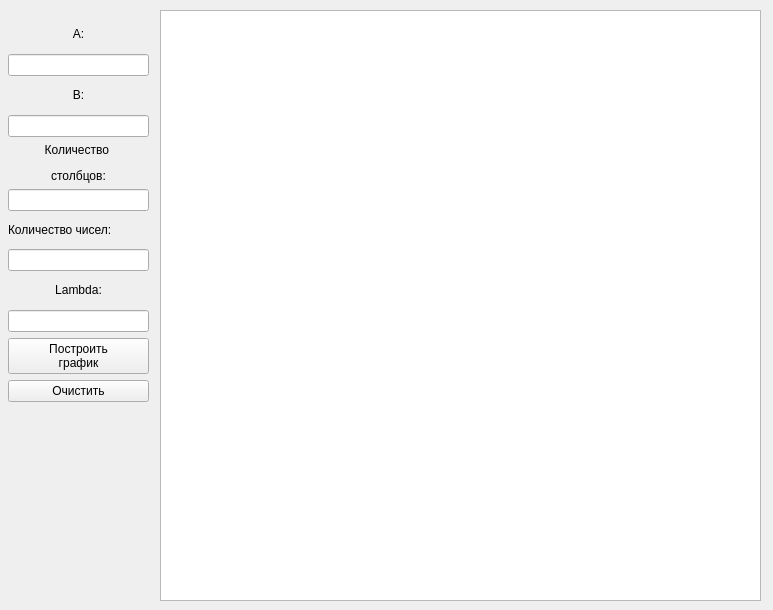
<?xml version="1.0" encoding="UTF-8"?>
<ui version="4.0">
 <class>Form</class>
 <widget class="QWidget" name="Form">
  <property name="geometry">
   <rect>
    <x>0</x>
    <y>0</y>
    <width>773</width>
    <height>610</height>
   </rect>
  </property>
  <property name="sizePolicy">
   <sizepolicy hsizetype="Maximum" vsizetype="Maximum">
    <horstretch>0</horstretch>
    <verstretch>0</verstretch>
   </sizepolicy>
  </property>
  <property name="maximumSize">
   <size>
    <width>846</width>
    <height>678</height>
   </size>
  </property>
  <property name="windowTitle">
   <string>Журавлев</string>
  </property>
  <widget class="PlotWidget" name="graphicsView">
   <property name="geometry">
    <rect>
     <x>160</x>
     <y>10</y>
     <width>601</width>
     <height>591</height>
    </rect>
   </property>
  </widget>
  <widget class="QWidget" name="layoutWidget">
   <property name="geometry">
    <rect>
     <x>8</x>
     <y>21</y>
     <width>141</width>
     <height>381</height>
    </rect>
   </property>
   <layout class="QVBoxLayout" name="verticalLayout">
    <item>
     <widget class="QLabel" name="label">
      <property name="text">
       <string>&lt;html&gt;&lt;head/&gt;&lt;body&gt;&lt;p align=&quot;center&quot;&gt;А:&lt;/p&gt;&lt;/body&gt;&lt;/html&gt;</string>
      </property>
     </widget>
    </item>
    <item>
     <widget class="QLineEdit" name="aEdit"/>
    </item>
    <item>
     <widget class="QLabel" name="label1">
      <property name="text">
       <string>&lt;html&gt;&lt;head/&gt;&lt;body&gt;&lt;p align=&quot;center&quot;&gt;В:&lt;/p&gt;&lt;/body&gt;&lt;/html&gt;</string>
      </property>
     </widget>
    </item>
    <item>
     <widget class="QLineEdit" name="bEdit"/>
    </item>
    <item>
     <widget class="QLabel" name="label_3">
      <property name="text">
       <string>&lt;html&gt;&lt;head/&gt;&lt;body&gt;&lt;p align=&quot;center&quot;&gt;Количество &lt;/p&gt;&lt;p align=&quot;center&quot;&gt;cтолбцов:&lt;/p&gt;&lt;/body&gt;&lt;/html&gt;</string>
      </property>
     </widget>
    </item>
    <item>
     <widget class="QLineEdit" name="intervals"/>
    </item>
    <item>
     <widget class="QLabel" name="label_4">
      <property name="text">
       <string>Количество чисел:</string>
      </property>
     </widget>
    </item>
    <item>
     <widget class="QLineEdit" name="numbers"/>
    </item>
    <item>
     <widget class="QLabel" name="label_5">
      <property name="text">
       <string>&lt;html&gt;&lt;head/&gt;&lt;body&gt;&lt;p align=&quot;center&quot;&gt;Lambda:&lt;/p&gt;&lt;/body&gt;&lt;/html&gt;</string>
      </property>
     </widget>
    </item>
    <item>
     <widget class="QLineEdit" name="lambdaEdit"/>
    </item>
    <item>
     <widget class="QPushButton" name="createButt">
      <property name="text">
       <string>Построить 
график</string>
      </property>
     </widget>
    </item>
    <item>
     <widget class="QPushButton" name="clearButt">
      <property name="text">
       <string>Очистить</string>
      </property>
      <property name="autoDefault">
       <bool>false</bool>
      </property>
      <property name="default">
       <bool>false</bool>
      </property>
     </widget>
    </item>
   </layout>
  </widget>
 </widget>
 <customwidgets>
  <customwidget>
   <class>PlotWidget</class>
   <extends>QGraphicsView</extends>
   <header>pyqtgraph</header>
  </customwidget>
 </customwidgets>
 <resources/>
 <connections/>
</ui>
